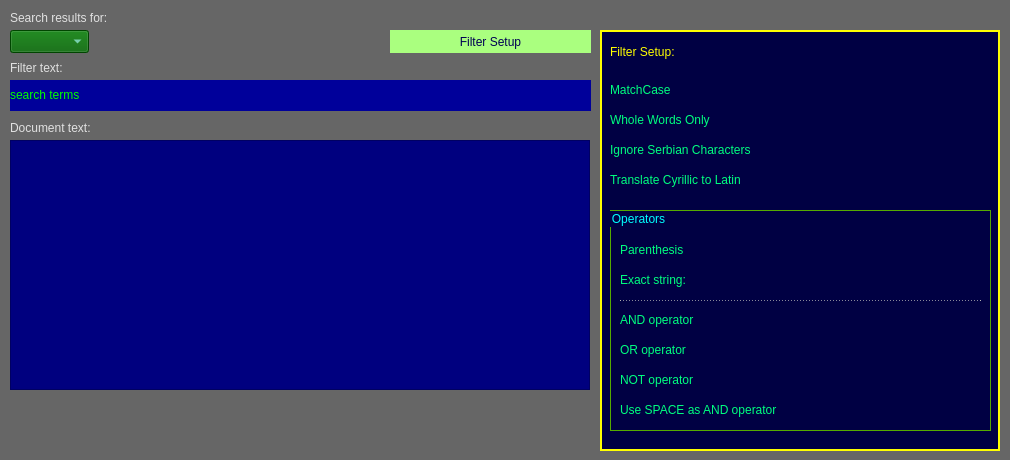
<?xml version="1.0" encoding="UTF-8"?>
<ui version="4.0">
 <class>Dialog</class>
 <widget class="QDialog" name="Dialog">
  <property name="geometry">
   <rect>
    <x>0</x>
    <y>0</y>
    <width>1010</width>
    <height>460</height>
   </rect>
  </property>
  <property name="windowTitle">
   <string>Dialog</string>
  </property>
  <property name="styleSheet">
   <string notr="true">background-color: rgb(102, 102, 102);</string>
  </property>
  <widget class="QComboBox" name="cmb_item">
   <property name="geometry">
    <rect>
     <x>10</x>
     <y>30</y>
     <width>73</width>
     <height>20</height>
    </rect>
   </property>
   <property name="font">
    <font>
     <pointsize>10</pointsize>
    </font>
   </property>
   <property name="styleSheet">
    <string notr="true">QComboBox {color: rgb(170, 255, 255); background-color: rgb(0, 97, 0)} QComboBox:hover {background-color: rgb(0, 126, 0)} QComboBox:disabled {color: rgb(211, 211, 211); background-color: rgb(129, 129, 129);}</string>
   </property>
   <property name="sizeAdjustPolicy">
    <enum>QComboBox::AdjustToContents</enum>
   </property>
  </widget>
  <widget class="QLabel" name="lbl_item">
   <property name="geometry">
    <rect>
     <x>10</x>
     <y>10</y>
     <width>991</width>
     <height>16</height>
    </rect>
   </property>
   <property name="styleSheet">
    <string notr="true">QLabel {color: rgb(225, 225, 225); border: 0px;}</string>
   </property>
   <property name="text">
    <string>Search results for:</string>
   </property>
   <property name="textInteractionFlags">
    <set>Qt::LinksAccessibleByMouse|Qt::TextSelectableByMouse</set>
   </property>
  </widget>
  <widget class="QPushButton" name="btn_show_setup">
   <property name="geometry">
    <rect>
     <x>390</x>
     <y>30</y>
     <width>201</width>
     <height>23</height>
    </rect>
   </property>
   <property name="cursor">
    <cursorShape>PointingHandCursor</cursorShape>
   </property>
   <property name="styleSheet">
    <string notr="true">QPushButton {color: rgb(0, 0, 83); background-color: rgb(170, 255, 127); border-radius: 15px;}
QPushButton:hover {background-color: qlineargradient(spread:pad, x1:0, y1:0.00568182, x2:0.98, y2:0.982955, stop:0 rgb(0, 67, 0), stop:1 rgb(0, 161, 0)); color: rgb(255, 255, 0)}
QPushButton:disabled {background-color: rgb(162, 162, 162);}</string>
   </property>
   <property name="text">
    <string>Filter Setup</string>
   </property>
   <property name="autoDefault">
    <bool>false</bool>
   </property>
  </widget>
  <widget class="QLabel" name="lbl_filter_text">
   <property name="geometry">
    <rect>
     <x>10</x>
     <y>60</y>
     <width>1001</width>
     <height>16</height>
    </rect>
   </property>
   <property name="styleSheet">
    <string notr="true">QLabel {color: rgb(225, 225, 225); border: 0px;}</string>
   </property>
   <property name="text">
    <string>Filter text:</string>
   </property>
   <property name="textInteractionFlags">
    <set>Qt::LinksAccessibleByMouse|Qt::TextSelectableByMouse</set>
   </property>
  </widget>
  <widget class="QLabel" name="lbl_doc_text">
   <property name="geometry">
    <rect>
     <x>10</x>
     <y>120</y>
     <width>991</width>
     <height>16</height>
    </rect>
   </property>
   <property name="styleSheet">
    <string notr="true">QLabel {color: rgb(225, 225, 225); border: 0px;}</string>
   </property>
   <property name="text">
    <string>Document text:</string>
   </property>
   <property name="textInteractionFlags">
    <set>Qt::LinksAccessibleByMouse|Qt::TextSelectableByMouse</set>
   </property>
  </widget>
  <widget class="QLabel" name="lbl_filter_text_val">
   <property name="geometry">
    <rect>
     <x>10</x>
     <y>80</y>
     <width>581</width>
     <height>31</height>
    </rect>
   </property>
   <property name="styleSheet">
    <string notr="true">QLabel {color: rgb(0, 255, 0); background-color: #00009a; font: 14pt &quot;Comic Sans MS&quot;;}</string>
   </property>
   <property name="text">
    <string>search terms</string>
   </property>
   <property name="wordWrap">
    <bool>true</bool>
   </property>
   <property name="textInteractionFlags">
    <set>Qt::LinksAccessibleByMouse|Qt::TextSelectableByMouse</set>
   </property>
  </widget>
  <widget class="QTextEdit" name="txt_doc_text">
   <property name="geometry">
    <rect>
     <x>10</x>
     <y>140</y>
     <width>580</width>
     <height>250</height>
    </rect>
   </property>
   <property name="styleSheet">
    <string notr="true">QTextEdit {color: rgb(170, 255, 255); background-color: rgb(0, 0, 127); font: 16pt &quot;Comic Sans MS&quot;;} QTextEdit:hover {background-color: rgb(0, 0, 147);} QTextEdit:disabled { background-color: rgb(109, 109, 109); color: rgb(194, 194, 194);}</string>
   </property>
   <property name="tabChangesFocus">
    <bool>true</bool>
   </property>
   <property name="readOnly">
    <bool>true</bool>
   </property>
  </widget>
  <widget class="QFrame" name="frm_setup">
   <property name="geometry">
    <rect>
     <x>600</x>
     <y>30</y>
     <width>400</width>
     <height>421</height>
    </rect>
   </property>
   <property name="styleSheet">
    <string notr="true">QFrame {color: #00ffff; background-color: rgb(0, 0, 67); border: 2px solid #ffff00;}</string>
   </property>
   <property name="frameShape">
    <enum>QFrame::StyledPanel</enum>
   </property>
   <property name="frameShadow">
    <enum>QFrame::Raised</enum>
   </property>
   <widget class="QLabel" name="lbl_setup_title">
    <property name="geometry">
     <rect>
      <x>10</x>
      <y>10</y>
      <width>381</width>
      <height>25</height>
     </rect>
    </property>
    <property name="styleSheet">
     <string notr="true">QLabel {color: #ffff00; border: 0px; font: 75 16pt &quot;MS Shell Dlg 2&quot;;}</string>
    </property>
    <property name="text">
     <string>Filter Setup:</string>
    </property>
    <property name="textInteractionFlags">
     <set>Qt::LinksAccessibleByMouse|Qt::TextSelectableByMouse</set>
    </property>
   </widget>
   <widget class="QLabel" name="lbl_setup_matchcase">
    <property name="geometry">
     <rect>
      <x>10</x>
      <y>50</y>
      <width>381</width>
      <height>21</height>
     </rect>
    </property>
    <property name="styleSheet">
     <string notr="true">QLabel {color: #00ff7f; border: 0px; font: 12pt &quot;Comic Sans MS&quot;;}</string>
    </property>
    <property name="text">
     <string>MatchCase</string>
    </property>
    <property name="textInteractionFlags">
     <set>Qt::LinksAccessibleByMouse|Qt::TextSelectableByMouse</set>
    </property>
   </widget>
   <widget class="QLabel" name="lbl_setup_whole_words">
    <property name="geometry">
     <rect>
      <x>10</x>
      <y>80</y>
      <width>381</width>
      <height>21</height>
     </rect>
    </property>
    <property name="styleSheet">
     <string notr="true">QLabel {color: #00ff7f; border: 0px; font: 12pt &quot;Comic Sans MS&quot;;}</string>
    </property>
    <property name="text">
     <string>Whole Words Only</string>
    </property>
    <property name="textInteractionFlags">
     <set>Qt::LinksAccessibleByMouse|Qt::TextSelectableByMouse</set>
    </property>
   </widget>
   <widget class="QGroupBox" name="grp_setup_operators">
    <property name="geometry">
     <rect>
      <x>10</x>
      <y>180</y>
      <width>381</width>
      <height>221</height>
     </rect>
    </property>
    <property name="styleSheet">
     <string notr="true">QGroupBox {color: #00ffff; background-color: rgb(0, 0, 67); border: 1px solid #55aa00;}</string>
    </property>
    <property name="title">
     <string>Operators</string>
    </property>
    <widget class="QLabel" name="lbl_setup_parenthesis">
     <property name="geometry">
      <rect>
       <x>10</x>
       <y>30</y>
       <width>331</width>
       <height>21</height>
      </rect>
     </property>
     <property name="styleSheet">
      <string notr="true">QLabel {color: #00ff7f; border: 0px; font: 12pt &quot;Comic Sans MS&quot;;}</string>
     </property>
     <property name="text">
      <string>Parenthesis</string>
     </property>
     <property name="textInteractionFlags">
      <set>Qt::LinksAccessibleByMouse|Qt::TextSelectableByMouse</set>
     </property>
    </widget>
    <widget class="QLabel" name="lbl_setup_and_operator">
     <property name="geometry">
      <rect>
       <x>10</x>
       <y>100</y>
       <width>331</width>
       <height>21</height>
      </rect>
     </property>
     <property name="styleSheet">
      <string notr="true">QLabel {color: #00ff7f; border: 0px; font: 12pt &quot;Comic Sans MS&quot;;}</string>
     </property>
     <property name="text">
      <string>AND operator</string>
     </property>
     <property name="textInteractionFlags">
      <set>Qt::LinksAccessibleByMouse|Qt::TextSelectableByMouse</set>
     </property>
    </widget>
    <widget class="QLabel" name="lbl_setup_or_operator">
     <property name="geometry">
      <rect>
       <x>10</x>
       <y>130</y>
       <width>331</width>
       <height>21</height>
      </rect>
     </property>
     <property name="styleSheet">
      <string notr="true">QLabel {color: #00ff7f; border: 0px; font: 12pt &quot;Comic Sans MS&quot;;}</string>
     </property>
     <property name="text">
      <string>OR operator</string>
     </property>
     <property name="textInteractionFlags">
      <set>Qt::LinksAccessibleByMouse|Qt::TextSelectableByMouse</set>
     </property>
    </widget>
    <widget class="QLabel" name="lbl_setup_not_operator">
     <property name="geometry">
      <rect>
       <x>10</x>
       <y>160</y>
       <width>331</width>
       <height>21</height>
      </rect>
     </property>
     <property name="styleSheet">
      <string notr="true">QLabel {color: #00ff7f; border: 0px; font: 12pt &quot;Comic Sans MS&quot;;}</string>
     </property>
     <property name="text">
      <string>NOT operator</string>
     </property>
     <property name="textInteractionFlags">
      <set>Qt::LinksAccessibleByMouse|Qt::TextSelectableByMouse</set>
     </property>
    </widget>
    <widget class="QLabel" name="lbl_setup_space_as_and">
     <property name="geometry">
      <rect>
       <x>10</x>
       <y>190</y>
       <width>331</width>
       <height>21</height>
      </rect>
     </property>
     <property name="styleSheet">
      <string notr="true">QLabel {color: #00ff7f; border: 0px; font: 12pt &quot;Comic Sans MS&quot;;}</string>
     </property>
     <property name="text">
      <string>Use SPACE as AND operator</string>
     </property>
     <property name="textInteractionFlags">
      <set>Qt::LinksAccessibleByMouse|Qt::TextSelectableByMouse</set>
     </property>
    </widget>
    <widget class="QLabel" name="lbl_setup_exact_string">
     <property name="geometry">
      <rect>
       <x>10</x>
       <y>60</y>
       <width>331</width>
       <height>21</height>
      </rect>
     </property>
     <property name="styleSheet">
      <string notr="true">QLabel {color: #00ff7f; border: 0px; font: 12pt &quot;Comic Sans MS&quot;;}</string>
     </property>
     <property name="text">
      <string>Exact string:</string>
     </property>
     <property name="textInteractionFlags">
      <set>Qt::LinksAccessibleByMouse|Qt::TextSelectableByMouse</set>
     </property>
    </widget>
    <widget class="Line" name="line_setup">
     <property name="geometry">
      <rect>
       <x>10</x>
       <y>90</y>
       <width>361</width>
       <height>1</height>
      </rect>
     </property>
     <property name="styleSheet">
      <string notr="true">QFrame {border: 1px dashed #b5b5b5;}</string>
     </property>
     <property name="orientation">
      <enum>Qt::Horizontal</enum>
     </property>
    </widget>
   </widget>
   <widget class="QLabel" name="lbl_setup_close">
    <property name="geometry">
     <rect>
      <x>370</x>
      <y>10</y>
      <width>25</width>
      <height>25</height>
     </rect>
    </property>
    <property name="cursor">
     <cursorShape>PointingHandCursor</cursorShape>
    </property>
    <property name="styleSheet">
     <string notr="true">QLabel {background-color: transparent; border: 0px;} QLabel:hover {background-color: rgb(115, 172, 172);}</string>
    </property>
    <property name="text">
     <string/>
    </property>
    <property name="pixmap">
     <pixmap>../images/close.png</pixmap>
    </property>
    <property name="scaledContents">
     <bool>true</bool>
    </property>
   </widget>
   <widget class="QLabel" name="lbl_setup_serbian_chars">
    <property name="geometry">
     <rect>
      <x>10</x>
      <y>110</y>
      <width>381</width>
      <height>21</height>
     </rect>
    </property>
    <property name="styleSheet">
     <string notr="true">QLabel {color: #00ff7f; border: 0px; font: 12pt &quot;Comic Sans MS&quot;;}</string>
    </property>
    <property name="text">
     <string>Ignore Serbian Characters</string>
    </property>
    <property name="textInteractionFlags">
     <set>Qt::LinksAccessibleByMouse|Qt::TextSelectableByMouse</set>
    </property>
   </widget>
   <widget class="QLabel" name="lbl_setup_cyr_to_latin">
    <property name="geometry">
     <rect>
      <x>10</x>
      <y>140</y>
      <width>381</width>
      <height>21</height>
     </rect>
    </property>
    <property name="styleSheet">
     <string notr="true">QLabel {color: #00ff7f; border: 0px; font: 12pt &quot;Comic Sans MS&quot;;}</string>
    </property>
    <property name="text">
     <string>Translate Cyrillic to Latin</string>
    </property>
    <property name="textInteractionFlags">
     <set>Qt::LinksAccessibleByMouse|Qt::TextSelectableByMouse</set>
    </property>
   </widget>
  </widget>
 </widget>
 <resources/>
 <connections/>
</ui>
